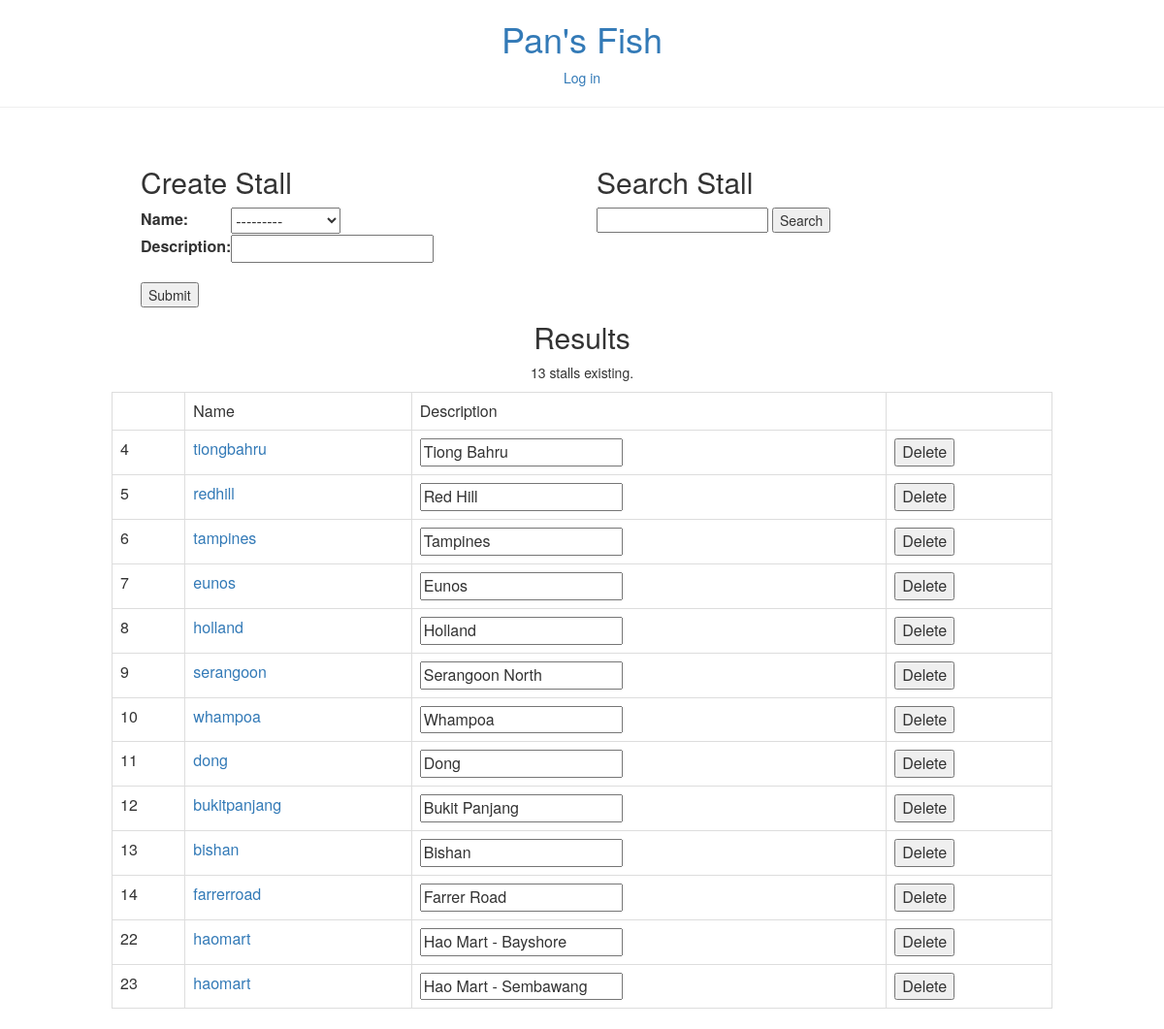
Screenshot of /stall/ with the database file from the repository.
### stall/models.py (models this page shows)
class Stall(TimeStampedModel):
    name = models.ForeignKey(settings.AUTH_USER_MODEL, on_delete=models.CASCADE)
    description = models.CharField(max_length=50, blank=True, default='')

### stall/views.py (the view)
# urls.py: url(r'^stall/$', stall),
def stall(request):
    if request.method == 'POST':
        form = StallForm(request.POST)
        stall = Stall.objects.all()
        if form.is_valid():
            cd = form.save()
        return render(request, 'stall/stall.html', {'form': form, 'stall': stall, 'save': True})
    else:
        form = StallForm()
        if 'q' in request.GET:
            q = request.GET['q']
            stall = Stall.objects.filter(description__icontains=q)
        else:
            q = 'all'
            stall = Stall.objects.all()
        return render(request, 'stall/stall.html', {'form': form, 'stall': stall, 'query': q})

### stall/forms.py
class StallForm(ModelForm):
    class Meta:
        model = Stall
        fields = ('name', 'description')

### templates/stall/stall.html (shortened to what this page needs)
{%extends "base.html" %}
{% block body %}
  <div class="col-xs-12">
    <div class="col-xs-6">
      <h2> Create Stall </h2>
      <form action = "" method="post">
        <table>
          {{ form.as_table }}
        </table>
        <br>
        <input type="submit" value="Submit">
      </form>
    </div>
    <div class="col-xs-6">
      <h2> Search Stall </h2>
      <form action = "/search_stall" method="get">
        <input type="text" name="q">
        <input type="submit" value="Search">
      </form>
    </div>
  </div>
  <div class="text-center">
    <h2> Results </h2>
    {% if stall %}
      <p>  {{ stall|length }} stall{{ stall|pluralize }} existing. </p>
      <table class="table table-bordered">
        <th>
          <td> Name </td>
          <td> Description </td>
          <td></td>
        </th>
        {% for s in stall %}
          <form action = "/stall/delete/{{s.id}}/" method="post">
            <tr>
              <td> {{ s.id }} </td>
              <td> <a href="/order/{{ user.id }}/stall/{{s.id}}/">{{ s.name }}</a> </td>
              <td><input type="text" name="description_{{s.id}}" value="{{s.description}}"></td>
              <td><input type="submit" name="submit" value="Delete"/></td>
            </tr>
          </form>
        {% endfor %}
      </table>
    {% else %}
      <p> No stall configured. </p>
    {% endif %}
  </div>
{% endblock %}

### rows the page displays
Stall: id "4", name "tiongbahru", description "Tiong Bahru"
Stall: id "5", name "redhill", description "Red Hill"
Stall: id "6", name "tampines", description "Tampines"
Stall: id "7", name "eunos", description "Eunos"
Stall: id "8", name "holland", description "Holland"
Stall: id "9", name "serangoon", description "Serangoon North"
Stall: id "10", name "whampoa", description "Whampoa"
Stall: id "11", name "dong", description "Dong"
Stall: id "12", name "bukitpanjang", description "Bukit Panjang"
Stall: id "13", name "bishan", description "Bishan"
Stall: id "14", name "farrerroad", description "Farrer Road"
Stall: id "22", name "haomart", description "Hao Mart - Bayshore"
Stall: id "23", name "haomart", description "Hao Mart - Sembawang"

### other values shown
{{ stall|length }} "13"
